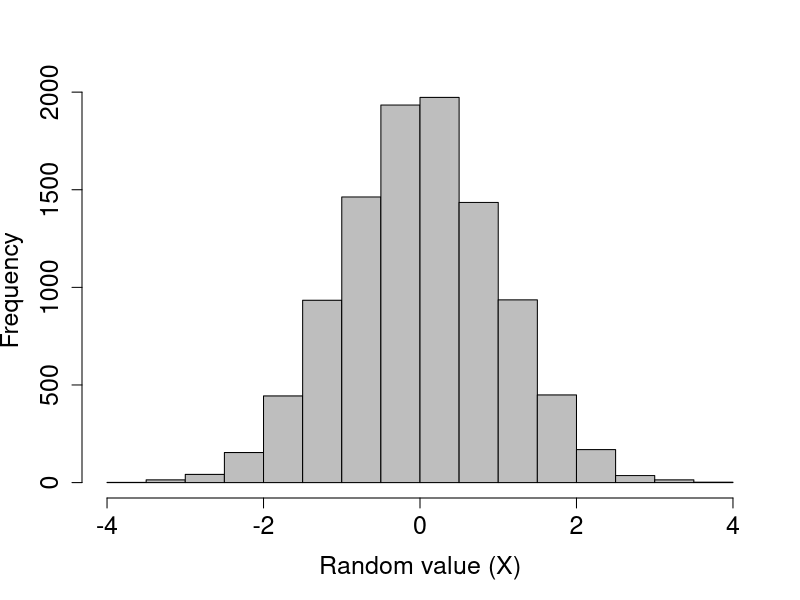
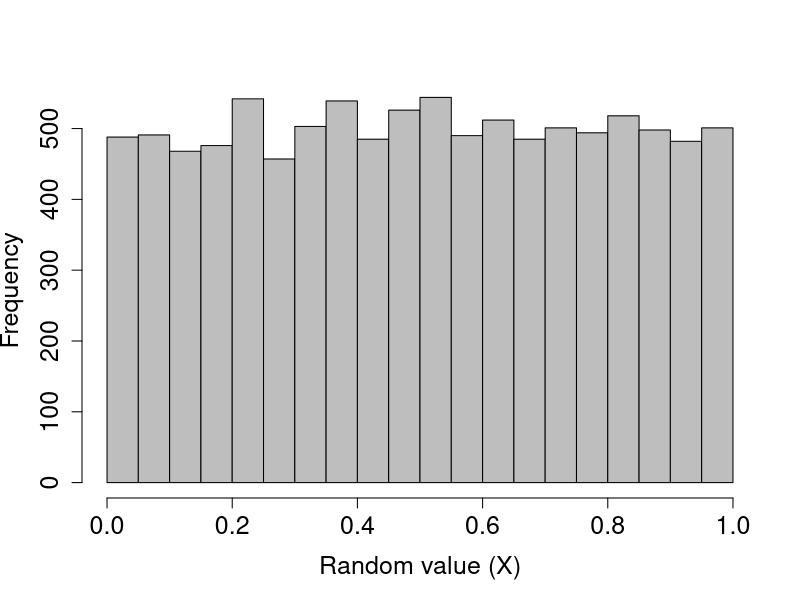
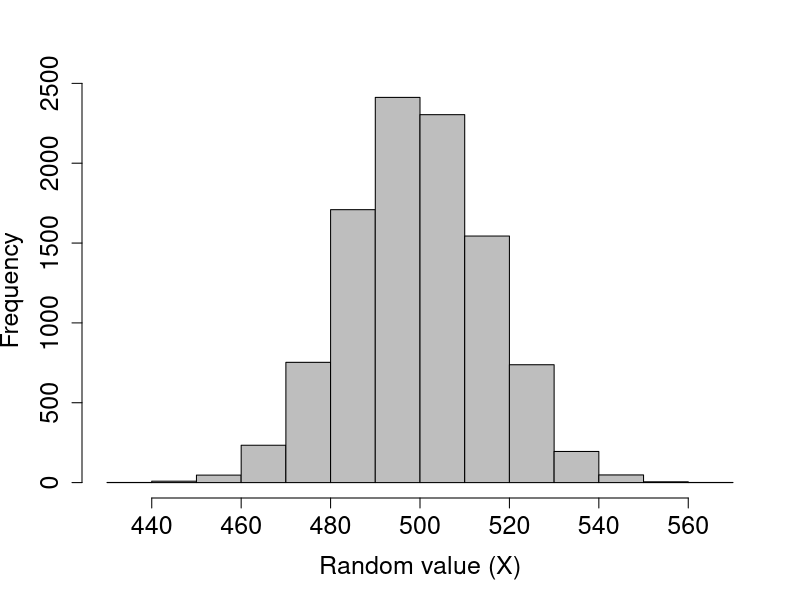
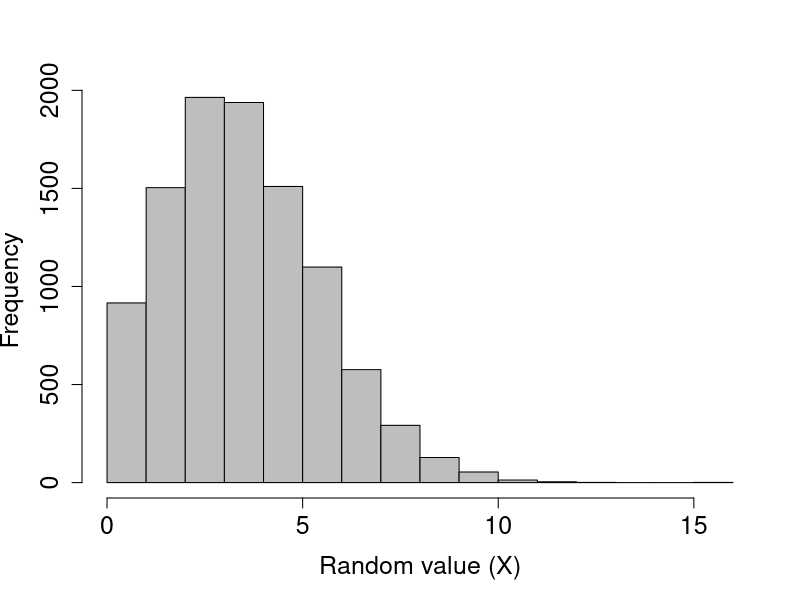

Write R code to recreate these figures, in order.
## ---- chunk 1
rand_norms_10 <- rnorm(n = 10, mean = 0, sd = 1);
## ---- chunk 2
print(rand_norms_10);
## ---- chunk 3
rand_norms_10000 <- rnorm(n = 10000, mean = 0, sd = 1);
hist(rand_norms_10000, xlab = "Random value (X)", col = "grey",
     main = "", cex.lab = 1.5, cex.axis = 1.5);
## ---- chunk 4
rand_unifs_10 <- runif(n = 10, min = 0, max = 1);
## ---- chunk 5
print(rand_unifs_10);
## ---- chunk 6
rand_unifs_10000 <- runif(n = 10000, min = 0, max = 1);
hist(rand_unifs_10000, xlab = "Random value (X)", col = "grey",
     main = "", cex.lab = 1.5, cex.axis = 1.5);
## ---- chunk 7
coin_flips <- rbinom(n = 1, size = 1000, prob = 0.5);
print(coin_flips);
## ---- chunk 8
coin_flips_2 <- rbinom(n = 2, size = 1000, prob = 0.5);
print(coin_flips_2);
## ---- chunk 9
coin_flips_10000 <- rbinom(n = 10000, size = 1000, prob = 0.5);
## ---- chunk 10
hist(coin_flips_10000, xlab = "Random value (X)", col = "grey",
     main = "", cex.lab = 1.5, cex.axis = 1.5);
## ---- chunk 11
flips_10 <- rbinom(n = 10, size = 1, prob = 0.5);
## ---- chunk 12
print(flips_10);
## ---- chunk 13
rand_poissons <- rpois(n = 10, lambda = 1);
print(rand_poissons);
## ---- chunk 14
rand_poissons_10000 <- rpois(n = 10000, lambda = 4);
hist(rand_poissons_10000, xlab = "Random value (X)", col = "grey",
     main = "", cex.lab = 1.5, cex.axis = 1.5);
## ---- chunk 15
rand_number_1 <- sample(x = 1:10, size = 1);
## ---- chunk 16
rand_number_10 <- sample(x = 1:10, size = 10);
print(rand_number_10);
## ---- chunk 17
rand_number_10_r <- sample(x = 1:10, size = 10, replace = TRUE);
print(rand_number_10_r);
## ---- chunk 18
prob_vec      <- c( rep(x = 0.05, times = 5), rep(x = 0.15, times = 5) );
rand_num_bias <- sample(x = 1:10, size = 10, replace = TRUE, prob = prob_vec);
print(rand_num_bias);
